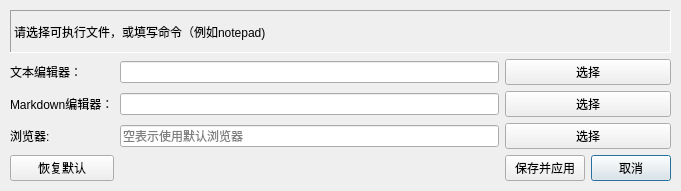
<?xml version="1.0" encoding="UTF-8"?>
<ui version="4.0">
 <class>Dialog</class>
 <widget class="QDialog" name="Dialog">
  <property name="geometry">
   <rect>
    <x>0</x>
    <y>0</y>
    <width>681</width>
    <height>191</height>
   </rect>
  </property>
  <property name="windowTitle">
   <string>配置</string>
  </property>
  <widget class="QWidget" name="gridLayoutWidget">
   <property name="geometry">
    <rect>
     <x>10</x>
     <y>10</y>
     <width>661</width>
     <height>171</height>
    </rect>
   </property>
   <layout class="QGridLayout" name="gridLayout">
    <item row="1" column="0">
     <widget class="QLabel" name="label">
      <property name="text">
       <string>文本编辑器：</string>
      </property>
     </widget>
    </item>
    <item row="3" column="1">
     <widget class="QLineEdit" name="le_web">
      <property name="placeholderText">
       <string>空表示使用默认浏览器</string>
      </property>
     </widget>
    </item>
    <item row="1" column="1">
     <widget class="QLineEdit" name="le_note"/>
    </item>
    <item row="2" column="1">
     <widget class="QLineEdit" name="le_md"/>
    </item>
    <item row="4" column="3">
     <widget class="QPushButton" name="btn_canle">
      <property name="text">
       <string>取消</string>
      </property>
     </widget>
    </item>
    <item row="2" column="0">
     <widget class="QLabel" name="label_2">
      <property name="text">
       <string>Markdown编辑器：</string>
      </property>
     </widget>
    </item>
    <item row="3" column="0">
     <widget class="QLabel" name="label_3">
      <property name="text">
       <string>浏览器:</string>
      </property>
     </widget>
    </item>
    <item row="4" column="2">
     <widget class="QPushButton" name="btn_save">
      <property name="text">
       <string>保存并应用</string>
      </property>
     </widget>
    </item>
    <item row="0" column="0" colspan="4">
     <widget class="QLabel" name="label_4">
      <property name="layoutDirection">
       <enum>Qt::LeftToRight</enum>
      </property>
      <property name="frameShape">
       <enum>QFrame::Panel</enum>
      </property>
      <property name="frameShadow">
       <enum>QFrame::Sunken</enum>
      </property>
      <property name="text">
       <string>请选择可执行文件，或填写命令（例如notepad)</string>
      </property>
      <property name="textFormat">
       <enum>Qt::AutoText</enum>
      </property>
     </widget>
    </item>
    <item row="1" column="2" colspan="2">
     <widget class="QPushButton" name="btn_note">
      <property name="text">
       <string>选择</string>
      </property>
     </widget>
    </item>
    <item row="2" column="2" colspan="2">
     <widget class="QPushButton" name="btn_md">
      <property name="text">
       <string>选择</string>
      </property>
     </widget>
    </item>
    <item row="3" column="2" colspan="2">
     <widget class="QPushButton" name="btn_web">
      <property name="text">
       <string>选择</string>
      </property>
     </widget>
    </item>
    <item row="4" column="0">
     <widget class="QPushButton" name="btn_def">
      <property name="text">
       <string>恢复默认</string>
      </property>
     </widget>
    </item>
   </layout>
  </widget>
 </widget>
 <tabstops>
  <tabstop>le_note</tabstop>
  <tabstop>btn_note</tabstop>
  <tabstop>le_md</tabstop>
  <tabstop>btn_md</tabstop>
  <tabstop>le_web</tabstop>
  <tabstop>btn_web</tabstop>
  <tabstop>btn_save</tabstop>
  <tabstop>btn_canle</tabstop>
 </tabstops>
 <resources/>
 <connections>
  <connection>
   <sender>btn_note</sender>
   <signal>clicked()</signal>
   <receiver>Dialog</receiver>
   <slot>select_note_exe()</slot>
   <hints>
    <hint type="sourcelabel">
     <x>531</x>
     <y>59</y>
    </hint>
    <hint type="destinationlabel">
     <x>648</x>
     <y>51</y>
    </hint>
   </hints>
  </connection>
  <connection>
   <sender>btn_md</sender>
   <signal>clicked()</signal>
   <receiver>Dialog</receiver>
   <slot>select_md_exe()</slot>
   <hints>
    <hint type="sourcelabel">
     <x>527</x>
     <y>94</y>
    </hint>
    <hint type="destinationlabel">
     <x>632</x>
     <y>91</y>
    </hint>
   </hints>
  </connection>
  <connection>
   <sender>btn_web</sender>
   <signal>clicked()</signal>
   <receiver>Dialog</receiver>
   <slot>select_web_exe()</slot>
   <hints>
    <hint type="sourcelabel">
     <x>536</x>
     <y>126</y>
    </hint>
    <hint type="destinationlabel">
     <x>637</x>
     <y>127</y>
    </hint>
   </hints>
  </connection>
  <connection>
   <sender>btn_save</sender>
   <signal>clicked()</signal>
   <receiver>Dialog</receiver>
   <slot>accept()</slot>
   <hints>
    <hint type="sourcelabel">
     <x>509</x>
     <y>169</y>
    </hint>
    <hint type="destinationlabel">
     <x>422</x>
     <y>158</y>
    </hint>
   </hints>
  </connection>
  <connection>
   <sender>btn_canle</sender>
   <signal>clicked()</signal>
   <receiver>Dialog</receiver>
   <slot>reject()</slot>
   <hints>
    <hint type="sourcelabel">
     <x>617</x>
     <y>154</y>
    </hint>
    <hint type="destinationlabel">
     <x>680</x>
     <y>162</y>
    </hint>
   </hints>
  </connection>
  <connection>
   <sender>btn_def</sender>
   <signal>clicked()</signal>
   <receiver>Dialog</receiver>
   <slot>select_def()</slot>
   <hints>
    <hint type="sourcelabel">
     <x>122</x>
     <y>163</y>
    </hint>
    <hint type="destinationlabel">
     <x>208</x>
     <y>166</y>
    </hint>
   </hints>
  </connection>
 </connections>
 <slots>
  <slot>select_note_exe()</slot>
  <slot>select_md_exe()</slot>
  <slot>select_web_exe()</slot>
  <slot>select_def()</slot>
 </slots>
</ui>
